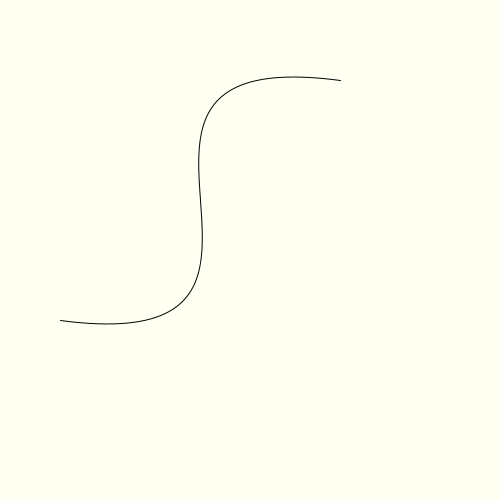
Frame 1 (no input)
Frame 60 (the mouse pressed at the canvas centre just before this capture): identical to frame 1, image omitted
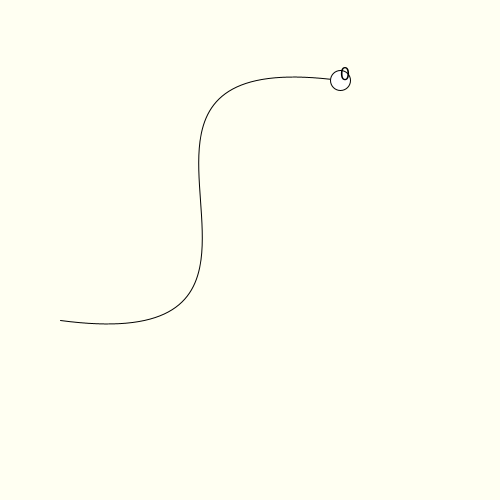
Frame 120 (the mouse held since frame 60 and released just before this capture)

The Processing sketch that drew these frames (run headless with seeded random() and noise(); from frame 60 on, the mouse is pressed at the canvas centre):

// Processing sketch: week18_4_zuma_bezier_curve_many_balls_many_T
// ── week18_4_zuma_bezier_curve_many_balls_many_T.pde
// week18_4_zuma_bezier_curve_many_balls_many_T
//ArrayList<Float> T = new ArrayList<Float>();
FloatList T = new FloatList();
void setup(){
  size(500,500);
}
PVector p0 = new PVector(340, 80);
PVector p1 = new PVector(40, 40);
PVector p2 = new PVector(360, 360);
PVector p3 = new PVector(60, 320);
void draw(){
  background(#FFFFF2);
  noFill();
  bezier(340, 80, 40, 40, 360, 360, 60, 320);
  //float t = myNearestBezierT(mouseX, mouseY, p0, p1, p2, p3);
  //PVector p = myBezier(t, p0, p1, p2, p3);
  //ellipse(p.x, p.y, 8,8);
  for(int i=0; i<T.size(); i++){ //for(Float t : T){
    PVector p = myBezier(T.get(i), p0, p1, p2, p3);
    fill(255);
    ellipse(p.x, p.y, 20, 20);
    fill(0);
    textSize(20);
    text(""+i, p.x, p.y);
  }
}
void mousePressed(){
  T.append(0);
  for(int i=T.size()-1-1; i>=0; i--){
    T.set(i, T.get(i+1)+0.05);
  }
}
float myNearestBezierT(float x0, float y0, PVector p0, PVector p1, PVector p2, PVector p3){
  float ans = 0, minD = Float.MAX_VALUE;
  for(float t=0; t<=1; t+=0.01){
    float t1 = 1 - t;
    float x = t1*t1*t1*p0.x + 3*t1*t1*t*p1.x + 3*t1*t*t*p2.x + t*t*t*p3.x;
    float y = t1*t1*t1*p0.y + 3*t1*t1*t*p1.y + 3*t1*t*t*p2.y + t*t*t*p3.y;
    float d = dist(x, y, x0, y0);
    if(d<minD){
      minD = d;
      ans = t;
    }
  }
  return ans;
}
PVector myBezier(float t, PVector p0, PVector p1, PVector p2, PVector p3){
  float t1 = 1 - t;
  float x = t1*t1*t1*p0.x + 3*t1*t1*t*p1.x + 3*t1*t*t*p2.x + t*t*t*p3.x;
  float y = t1*t1*t1*p0.y + 3*t1*t1*t*p1.y + 3*t1*t*t*p2.y + t*t*t*p3.y;
  return new PVector(x,y);
}
